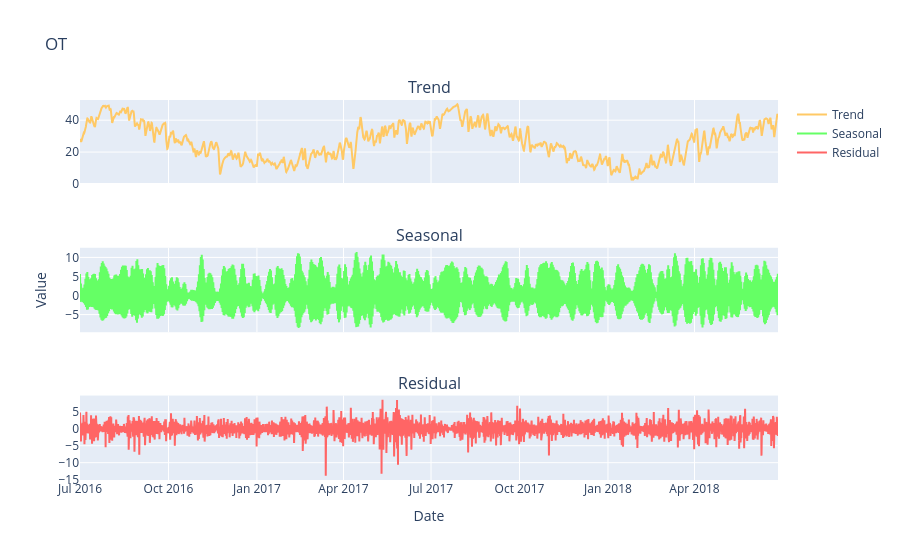

Notebook code cell kept with this figure:
### Code cell
ts.plot(kind='stl', title="OT", xlabel="Date", ylabel="Value")

### Figure 1 — Plotly figure (JSON) as saved in the notebook; plotly's stock layout.template omitted (floating-point values rounded to 4 significant figures; data arrays with more than 128 entries replaced by an {"elided": "..."} marker saying what was removed)
{"data": [{"line": {"color": "#FFC965"}, "mode": "lines", "name": "Trend", "type": "scatter", "x": {"elided": "17420 str values"}, "xaxis": "x", "y": {"elided": "17420 float values"}, "yaxis": "y"}, {"line": {"color": "#65FF65"}, "mode": "lines", "name": "Seasonal", "type": "scatter", "x": {"elided": "17420 str values"}, "xaxis": "x2", "y": {"elided": "17420 float values"}, "yaxis": "y2"}, {"line": {"color": "#FF6565"}, "mode": "lines", "name": "Residual", "type": "scatter", "x": {"elided": "17420 str values"}, "xaxis": "x3", "y": {"elided": "17420 float values"}, "yaxis": "y3"}], "layout": {"annotations": [{"font": {"size": 16}, "showarrow": false, "text": "Trend", "x": 0.5, "xanchor": "center", "xref": "paper", "y": 1, "yanchor": "bottom", "yref": "paper"}, {"font": {"size": 16}, "showarrow": false, "text": "Seasonal", "x": 0.5, "xanchor": "center", "xref": "paper", "y": 0.6111, "yanchor": "bottom", "yref": "paper"}, {"font": {"size": 16}, "showarrow": false, "text": "Residual", "x": 0.5, "xanchor": "center", "xref": "paper", "y": 0.2222, "yanchor": "bottom", "yref": "paper"}], "showlegend": true, "title": {"text": "OT"}, "xaxis": {"anchor": "y", "domain": [0, 1], "matches": "x3", "showticklabels": false}, "xaxis2": {"anchor": "y2", "domain": [0, 1], "matches": "x3", "showticklabels": false}, "xaxis3": {"anchor": "y3", "domain": [0, 1], "title": {"text": "Date"}}, "yaxis": {"anchor": "x", "domain": [0.7778, 1]}, "yaxis2": {"anchor": "x2", "domain": [0.3889, 0.6111], "title": {"text": "Value"}}, "yaxis3": {"anchor": "x3", "domain": [0, 0.2222]}}}
